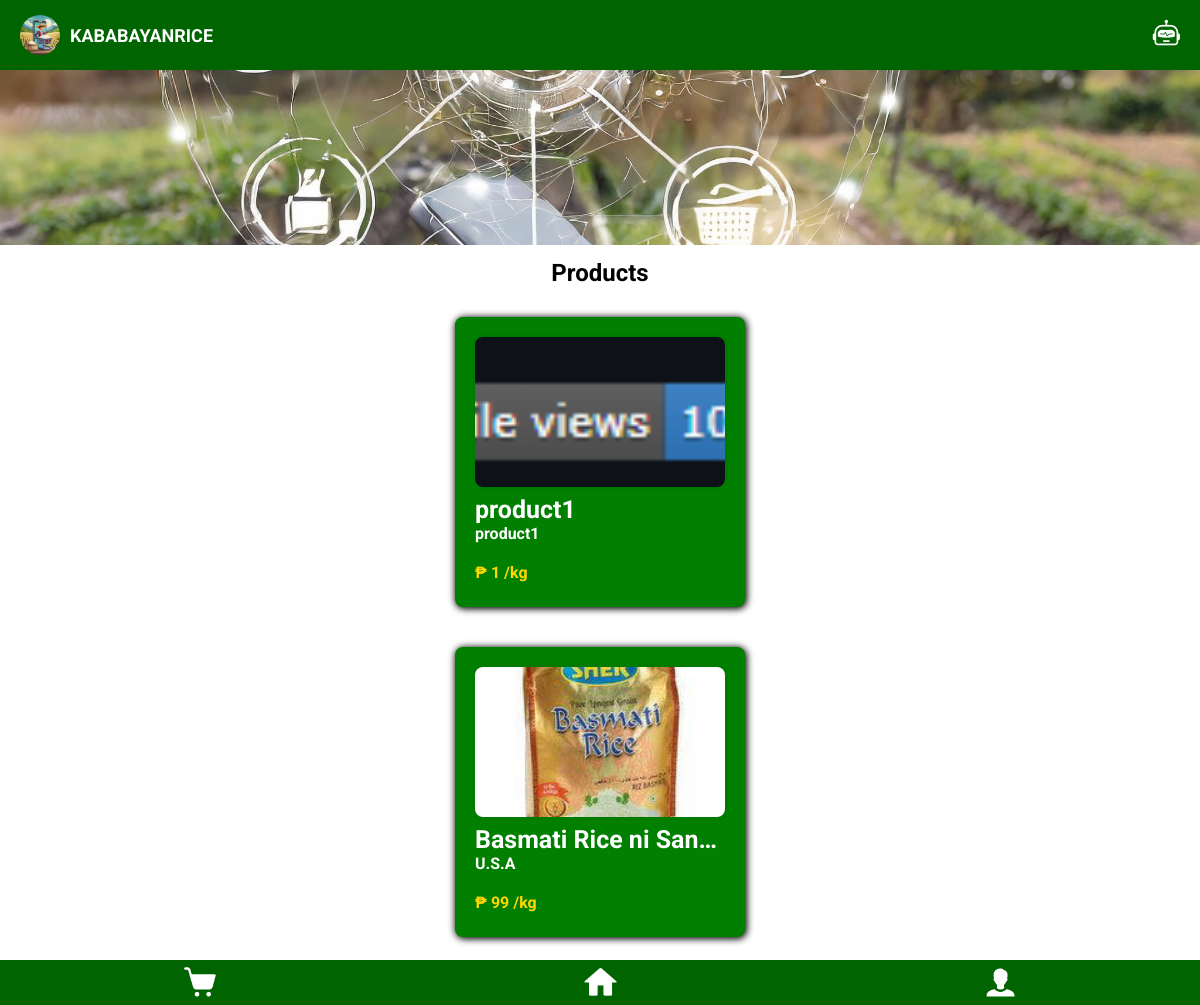
/home/, run on the app's committed database.
### ecommerce_app/models.py (models this page shows, shortened)
class Product(models.Model):
    account = models.ForeignKey(User, on_delete=models.SET_NULL, blank=True, null=True)
    product_picture = models.ImageField(upload_to="product_pictures/", null=True, blank=True)
    product_name = models.CharField(max_length=255, default='', blank=False)
    product_price = models.IntegerField(blank=False)
    product_origin = models.CharField(max_length=255, default='', blank=False)
    product_description = models.CharField(max_length=510, default='', blank=False)

### ecommerce_app/views.py (the view)
# urls.py: path("home/", views.home_page, name="home"),
def home_page(request):
    products = Product.objects.all()
    return render(request, 'Home/Home.html', {'products': products })

### ecommerce_app/templates/Home/Home.html
{% extends "Home/navbarAndfooter.html" %}
{% load static %}
{% block NavbarAndFooter %}
    {{ block.super }}
    <div>
        <img src="{% static 'images/cover.jpg' %}" alt="Product1" id="Picture"/>
        <h1 class="home-title">Products</h1>
        <div id="Products">
            <div class="all-products">
                {% for product in products %}
                    <a href="{% url 'productpage' pk=product.pk %}">
                        <div class="product">
                            {% if product.product_picture %}
                                <img class="try" src="{{ product.product_picture.url }}" alt="Product Image">
                            {% else %}
                                <p>No image available</p>
                            {% endif %}
                            <h2><b>{{ product.product_name }}<b></h2>
                            <p class="origin"><b>{{ product.product_origin }}<b></p>
                            <p class="price"><b>₱ {{ product.product_price }} /kg<b></p>
                        </div>
                    </a>
                {% endfor %}
            </div>
        </div>
    </div>
{% endblock %}

### ecommerce_app/static/css/Home.css (style rules this page uses)
* { margin: 0; padding: 0; font-family: 'Roboto', sans-serif; }
#Products { margin-bottom: 0.5in; }
#Picture { height: 175px; width: 100%; object-fit: cover; filter: grayscale(20%); opacity: 0.9; z-index: -1; }
.home-title { font-size: 1.5em; text-align: center; margin: 10px 10px; }
.all-products { display: flex; flex-direction: column; align-items: center; background-color: white; border-radius: 10px; }
.all-products a { text-decoration: none; }
.product { background-color: #007F00; color: black; padding: 20px; width: 250px; height: 250px; border-radius: 8px; box-shadow: 0 0 10px rgba(0, 0, 0, 0.1); display: flex; flex-direction: column; margin: 20px; box-shadow: 1px 1px 7px 1px black; }
.try { width: 100%; border-radius: 8px; object-fit: cover; box-shadow: 0 0 5px rgba(0, 0, 0, 0.1); height: 150px; }
.product h2 { margin-top: 3%; color: white; font-size: 25px; text-align: left; white-space: nowrap; overflow: hidden; text-overflow: ellipsis; }
.product .origin { color: white; text-align: left; }
.product .price { color: #FFD600; text-align: left; margin-top: 20px; }

### data on the page
Product: product_picture (picture), product_name "product1", product_origin "product1", product_price "1"
Product: product_picture (picture), product_name "Basmati Rice ni San…", product_origin "U.S.A", product_price "99"
